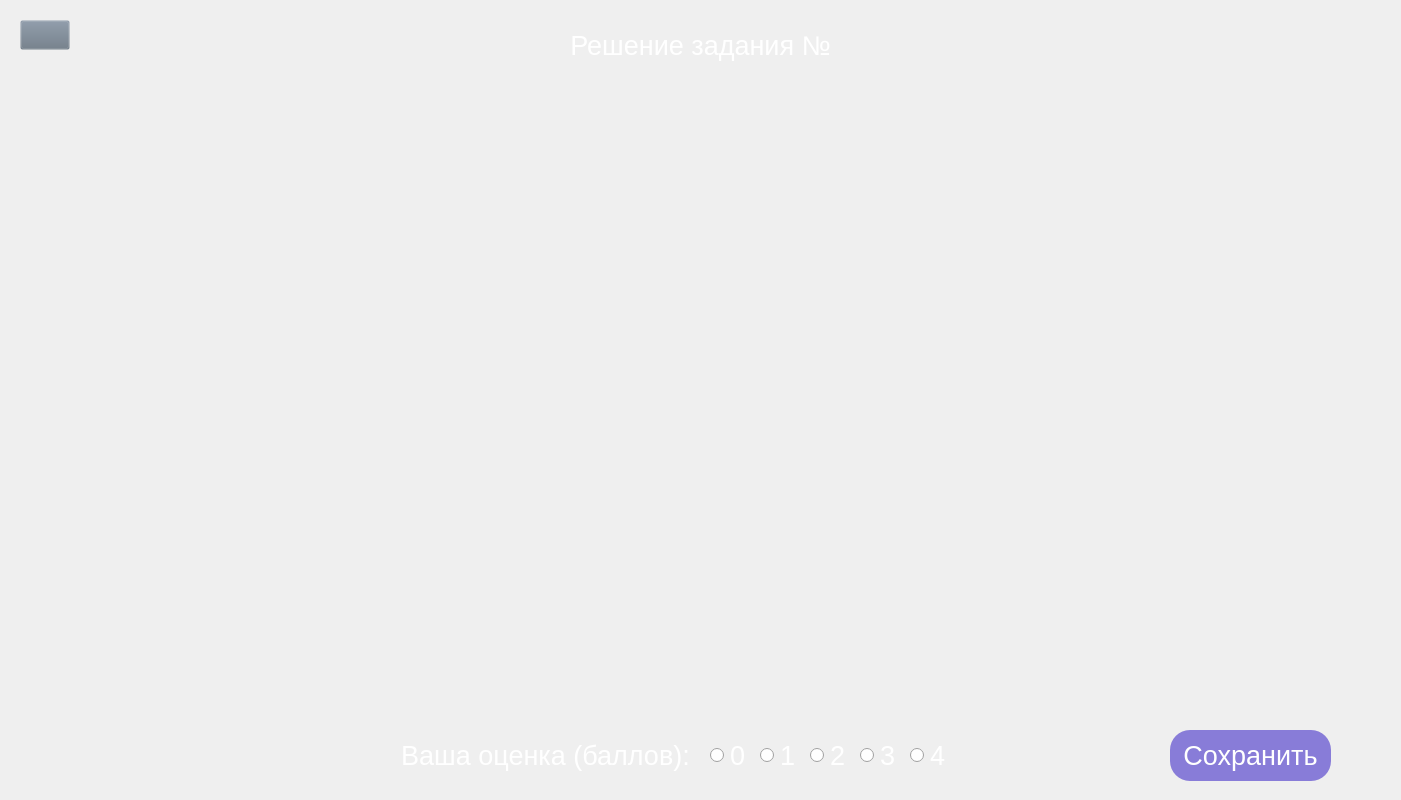
<?xml version="1.0" encoding="UTF-8"?>
<ui version="4.0">
 <class>Form</class>
 <widget class="QWidget" name="Form">
  <property name="geometry">
   <rect>
    <x>0</x>
    <y>0</y>
    <width>1401</width>
    <height>800</height>
   </rect>
  </property>
  <property name="windowTitle">
   <string>Form</string>
  </property>
  <property name="styleSheet">
   <string notr="true">QPushButton#back{
	background-color: rgba(105, 118, 132, 0);
}
QPushButton#left{
	background-color: rgba(105, 118, 132, 0);
}
QPushButton#right{
	background-color: rgba(105, 118, 132, 0);
}


QPushButton:pressed{
	padding-left: 2px;
	padding-top: 2px;
}

QScrollArea {
	background-color: rgba(105, 118, 132, 0);
}

QScrollBar {
	background : rgba(0, 0, 0, 0);
}</string>
  </property>
  <widget class="QLabel" name="text">
   <property name="geometry">
    <rect>
     <x>0</x>
     <y>0</y>
     <width>1401</width>
     <height>91</height>
    </rect>
   </property>
   <property name="font">
    <font>
     <pointsize>20</pointsize>
     <weight>50</weight>
     <bold>false</bold>
    </font>
   </property>
   <property name="styleSheet">
    <string notr="true"> color:#ffffff;</string>
   </property>
   <property name="text">
    <string>Решение задания №</string>
   </property>
   <property name="alignment">
    <set>Qt::AlignCenter</set>
   </property>
  </widget>
  <widget class="QPushButton" name="back">
   <property name="geometry">
    <rect>
     <x>20</x>
     <y>20</y>
     <width>50</width>
     <height>30</height>
    </rect>
   </property>
   <property name="text">
    <string/>
   </property>
   <property name="icon">
    <iconset>
     <normaloff>../Images/right-arrows.png</normaloff>../Images/right-arrows.png</iconset>
   </property>
   <property name="iconSize">
    <size>
     <width>30</width>
     <height>30</height>
    </size>
   </property>
  </widget>
  <widget class="QScrollArea" name="scrollArea">
   <property name="geometry">
    <rect>
     <x>20</x>
     <y>85</y>
     <width>1361</width>
     <height>631</height>
    </rect>
   </property>
   <property name="styleSheet">
    <string notr="true">background-color: rgba(0, 0, 0, 0 );
color: rgba(0, 0, 0, 0);
border: 0px;</string>
   </property>
   <property name="lineWidth">
    <number>0</number>
   </property>
   <property name="widgetResizable">
    <bool>true</bool>
   </property>
   <widget class="QWidget" name="scrollAreaWidgetContents">
    <property name="geometry">
     <rect>
      <x>0</x>
      <y>0</y>
      <width>1361</width>
      <height>631</height>
     </rect>
    </property>
    <layout class="QVBoxLayout" name="verticalLayout">
     <property name="spacing">
      <number>0</number>
     </property>
     <property name="leftMargin">
      <number>0</number>
     </property>
     <property name="topMargin">
      <number>0</number>
     </property>
     <property name="rightMargin">
      <number>0</number>
     </property>
     <property name="bottomMargin">
      <number>0</number>
     </property>
     <item>
      <widget class="QLabel" name="label">
       <property name="text">
        <string/>
       </property>
       <property name="scaledContents">
        <bool>false</bool>
       </property>
       <property name="alignment">
        <set>Qt::AlignHCenter|Qt::AlignTop</set>
       </property>
      </widget>
     </item>
    </layout>
   </widget>
  </widget>
  <widget class="QRadioButton" name="rb_1">
   <property name="geometry">
    <rect>
     <x>710</x>
     <y>730</y>
     <width>41</width>
     <height>51</height>
    </rect>
   </property>
   <property name="sizePolicy">
    <sizepolicy hsizetype="Minimum" vsizetype="Fixed">
     <horstretch>0</horstretch>
     <verstretch>0</verstretch>
    </sizepolicy>
   </property>
   <property name="minimumSize">
    <size>
     <width>0</width>
     <height>0</height>
    </size>
   </property>
   <property name="baseSize">
    <size>
     <width>0</width>
     <height>0</height>
    </size>
   </property>
   <property name="font">
    <font>
     <pointsize>20</pointsize>
    </font>
   </property>
   <property name="autoFillBackground">
    <bool>false</bool>
   </property>
   <property name="styleSheet">
    <string notr="true">color:#ffffff;</string>
   </property>
   <property name="text">
    <string>0</string>
   </property>
   <property name="iconSize">
    <size>
     <width>32</width>
     <height>32</height>
    </size>
   </property>
   <property name="checkable">
    <bool>true</bool>
   </property>
   <property name="checked">
    <bool>false</bool>
   </property>
  </widget>
  <widget class="QLabel" name="text_2">
   <property name="geometry">
    <rect>
     <x>390</x>
     <y>705</y>
     <width>311</width>
     <height>101</height>
    </rect>
   </property>
   <property name="font">
    <font>
     <pointsize>20</pointsize>
     <weight>50</weight>
     <bold>false</bold>
    </font>
   </property>
   <property name="styleSheet">
    <string notr="true"> color:#ffffff;</string>
   </property>
   <property name="text">
    <string>Ваша оценка (баллов):</string>
   </property>
   <property name="alignment">
    <set>Qt::AlignCenter</set>
   </property>
  </widget>
  <widget class="QRadioButton" name="rb_2">
   <property name="geometry">
    <rect>
     <x>760</x>
     <y>730</y>
     <width>41</width>
     <height>51</height>
    </rect>
   </property>
   <property name="sizePolicy">
    <sizepolicy hsizetype="Minimum" vsizetype="Fixed">
     <horstretch>0</horstretch>
     <verstretch>0</verstretch>
    </sizepolicy>
   </property>
   <property name="minimumSize">
    <size>
     <width>0</width>
     <height>0</height>
    </size>
   </property>
   <property name="baseSize">
    <size>
     <width>0</width>
     <height>0</height>
    </size>
   </property>
   <property name="font">
    <font>
     <pointsize>20</pointsize>
    </font>
   </property>
   <property name="styleSheet">
    <string notr="true">color:#ffffff;</string>
   </property>
   <property name="text">
    <string>1</string>
   </property>
   <property name="iconSize">
    <size>
     <width>32</width>
     <height>32</height>
    </size>
   </property>
  </widget>
  <widget class="QRadioButton" name="rb_3">
   <property name="geometry">
    <rect>
     <x>810</x>
     <y>730</y>
     <width>41</width>
     <height>51</height>
    </rect>
   </property>
   <property name="sizePolicy">
    <sizepolicy hsizetype="Minimum" vsizetype="Fixed">
     <horstretch>0</horstretch>
     <verstretch>0</verstretch>
    </sizepolicy>
   </property>
   <property name="minimumSize">
    <size>
     <width>0</width>
     <height>0</height>
    </size>
   </property>
   <property name="baseSize">
    <size>
     <width>0</width>
     <height>0</height>
    </size>
   </property>
   <property name="font">
    <font>
     <pointsize>20</pointsize>
    </font>
   </property>
   <property name="styleSheet">
    <string notr="true">color:#ffffff;</string>
   </property>
   <property name="text">
    <string>2</string>
   </property>
   <property name="iconSize">
    <size>
     <width>32</width>
     <height>32</height>
    </size>
   </property>
  </widget>
  <widget class="QRadioButton" name="rb_4">
   <property name="geometry">
    <rect>
     <x>860</x>
     <y>730</y>
     <width>41</width>
     <height>51</height>
    </rect>
   </property>
   <property name="sizePolicy">
    <sizepolicy hsizetype="Minimum" vsizetype="Fixed">
     <horstretch>0</horstretch>
     <verstretch>0</verstretch>
    </sizepolicy>
   </property>
   <property name="minimumSize">
    <size>
     <width>0</width>
     <height>0</height>
    </size>
   </property>
   <property name="baseSize">
    <size>
     <width>0</width>
     <height>0</height>
    </size>
   </property>
   <property name="font">
    <font>
     <pointsize>20</pointsize>
    </font>
   </property>
   <property name="styleSheet">
    <string notr="true">color:#ffffff;</string>
   </property>
   <property name="text">
    <string>3</string>
   </property>
   <property name="iconSize">
    <size>
     <width>32</width>
     <height>32</height>
    </size>
   </property>
  </widget>
  <widget class="QRadioButton" name="rb_5">
   <property name="geometry">
    <rect>
     <x>910</x>
     <y>730</y>
     <width>41</width>
     <height>51</height>
    </rect>
   </property>
   <property name="sizePolicy">
    <sizepolicy hsizetype="Minimum" vsizetype="Fixed">
     <horstretch>0</horstretch>
     <verstretch>0</verstretch>
    </sizepolicy>
   </property>
   <property name="minimumSize">
    <size>
     <width>0</width>
     <height>0</height>
    </size>
   </property>
   <property name="baseSize">
    <size>
     <width>0</width>
     <height>0</height>
    </size>
   </property>
   <property name="font">
    <font>
     <pointsize>20</pointsize>
    </font>
   </property>
   <property name="styleSheet">
    <string notr="true">color:#ffffff;</string>
   </property>
   <property name="text">
    <string>4</string>
   </property>
   <property name="iconSize">
    <size>
     <width>32</width>
     <height>32</height>
    </size>
   </property>
  </widget>
  <widget class="QPushButton" name="save">
   <property name="geometry">
    <rect>
     <x>1170</x>
     <y>730</y>
     <width>161</width>
     <height>51</height>
    </rect>
   </property>
   <property name="font">
    <font>
     <family>MS Shell Dlg 2</family>
     <pointsize>20</pointsize>
    </font>
   </property>
   <property name="styleSheet">
    <string notr="true">background-color: rgb(107,92,209,200); color: White; border-radius: 20px; </string>
   </property>
   <property name="text">
    <string>Сохранить</string>
   </property>
  </widget>
 </widget>
 <resources/>
 <connections/>
</ui>
